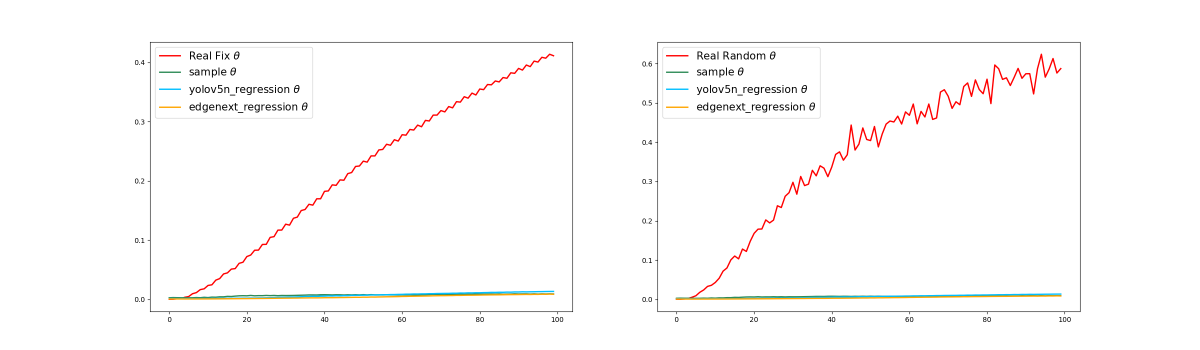
#> input picture checkpoint_sample/sample_compare.png, 2400 x 700 px (shown at 1/2 size)
$ python -i blur.py   (imports and definitions only)
#> lines starting #> are read from the running program, lines starting #| are printed output that depends on the picture
#> further down, picture is the input picture: shape (700, 2400, 3); mean B, G, R 250.6, 251, 252
import random
from utils import *

def linear_kernel(param, random_method='uniform'):
    '''
        Create linear kernel(defocus method)
        input : param, random_method
        output = blur kernel
    '''
    mean, var, dmin, dmax = param['mean'], param['var'], param['dmin'], param['dmax']
    if random_method == 'gaussian':
        random_degree = dmax + 1
        while random_degree < dmin or random_degree > dmax:
            random_degree = int(random.normalvariate(mean, var))
    elif random_method == 'uniform':
        random_degree = random.randint(dmin, dmax)
    else:
        raise ValueError("This metric is not available(choose from uniform, gaussian)")

    if random_degree == 1 or random_degree == 0:
        random_angle = random.randint(-88, 88)
        random_degree = 1
    else:
        random_angle = random.randint(-180, 180)
    # Create random motion blur kernel
    M = cv2.getRotationMatrix2D((random_degree / 2, random_degree / 2), random_angle, 1)
    kernel = np.diag(np.ones(random_degree))
    kernel = cv2.warpAffine(kernel, M, (random_degree, random_degree))
    kernel = kernel / random_degree

    return kernel

def blurring(img, kernel=None):
    '''
        Apply motion blur to the image(Both defocus and deblurGAN method)

    '''
    if kernel is None:
        choice = np.random.randint(2)
        if choice == 0:
            kernel = linear_kernel(param={'mean': 50, 'var': 20, 'dmin': 0, 'dmax': 200})
        else:
            trajectory = Trajectory({'canvas':64, 'iters':2000, 'max_len':60,
                                     'expl': np.random.choice([0.003, 0.001,
                                                               0.0007, 0.0005,
                                                               0.0003, 0.0001])}).fit()
            psf = PSF(64, trajectory=trajectory).fit()
            kernel = psf[np.random.choice([1, 2, 3])]
    # Apply kernel on the image sample
    image = np.array(img)
    blurred = cv2.filter2D(image, -1, kernel)
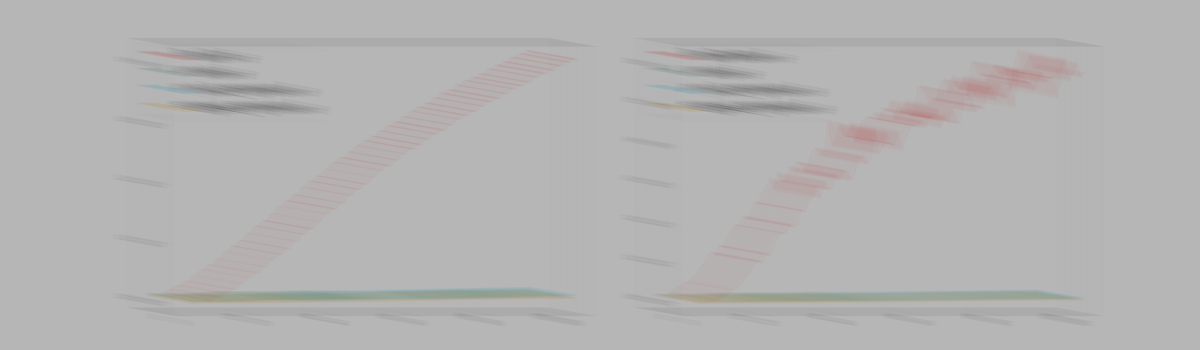
#> blurred: shape (700, 2400, 3) (shown at 1/2 size); mean B, G, R 179, 179.3, 180
    cv2.normalize(blurred, blurred, 0, 255, cv2.NORM_MINMAX)
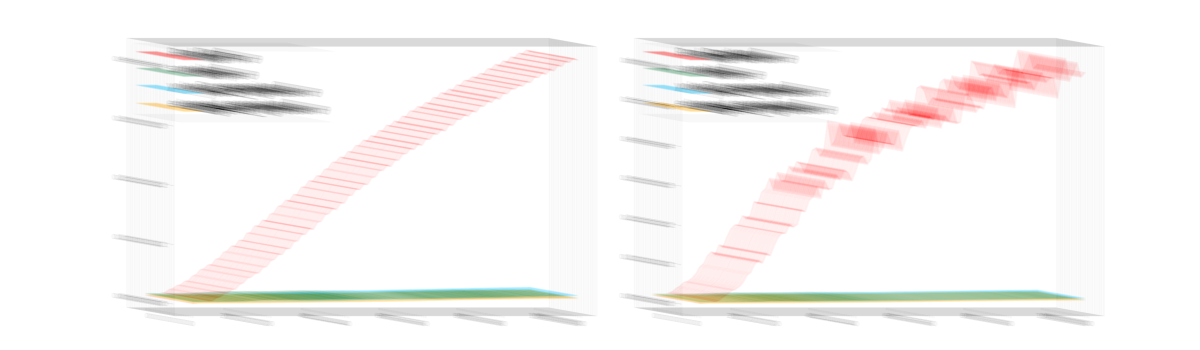
#> blurred: shape (700, 2400, 3) (shown at 1/2 size); mean B, G, R 244.8, 245.8, 248.1
    blurred = np.array(blurred, dtype=np.uint8)

    return blurred


class Trajectory(object):
    # [58 lines left out: functions __init__, fit, not called in this run]

class PSF(object):
    # [61 lines left out: functions __init__, fit, not called in this run]

>>> import cv2
>>> picture = cv2.imread('../../checkpoint_sample/sample_compare.png')
>>> result = blurring(picture)
